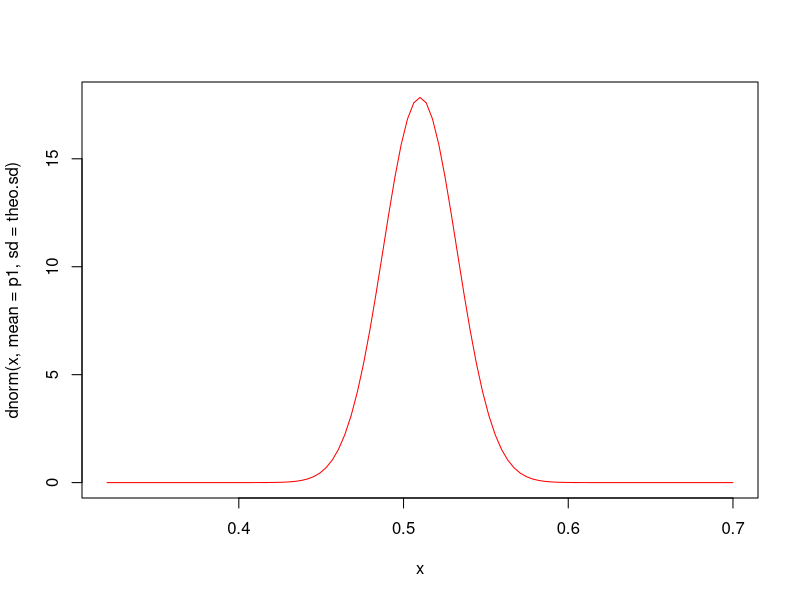
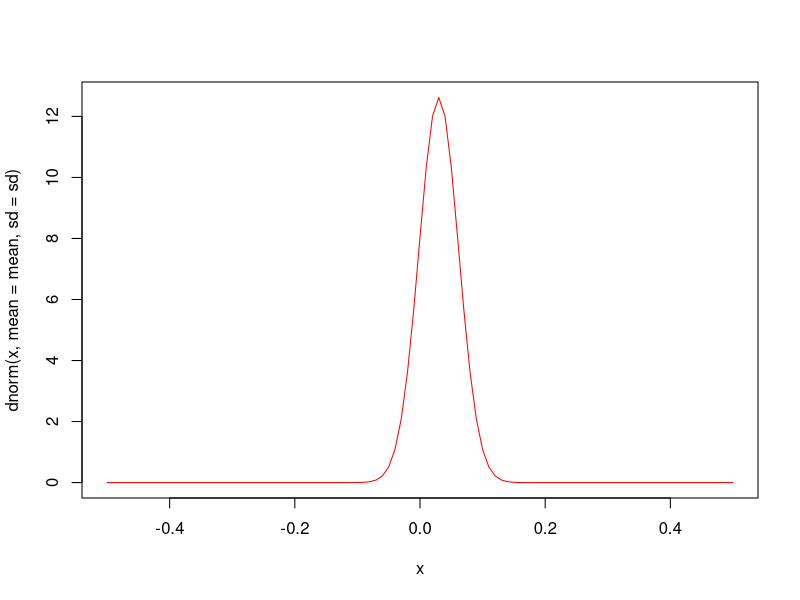
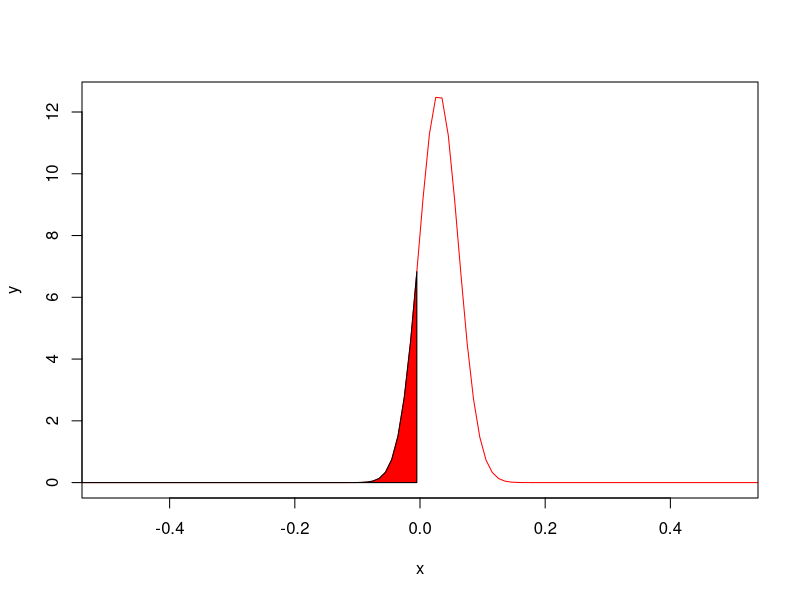
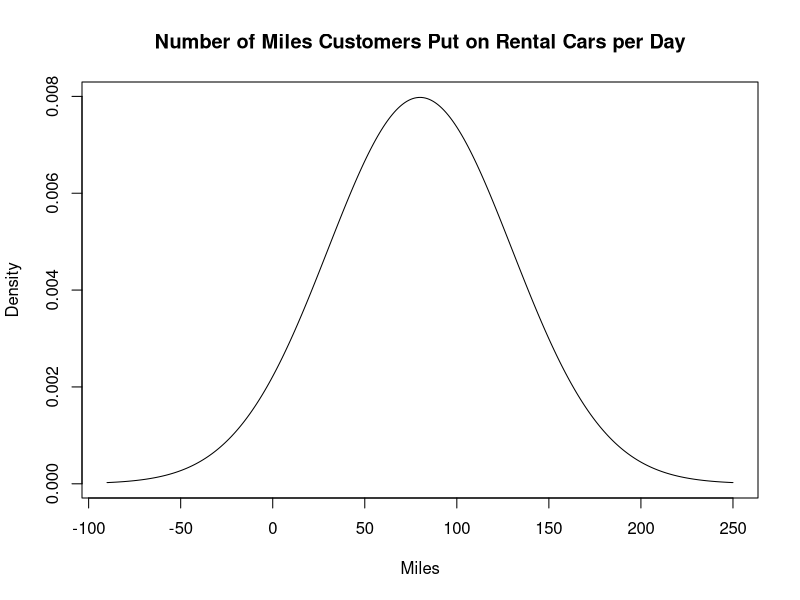
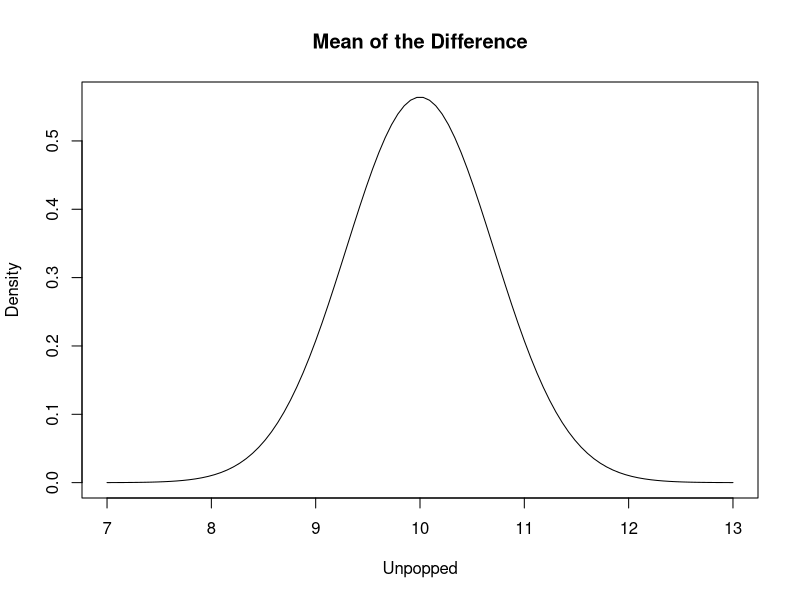
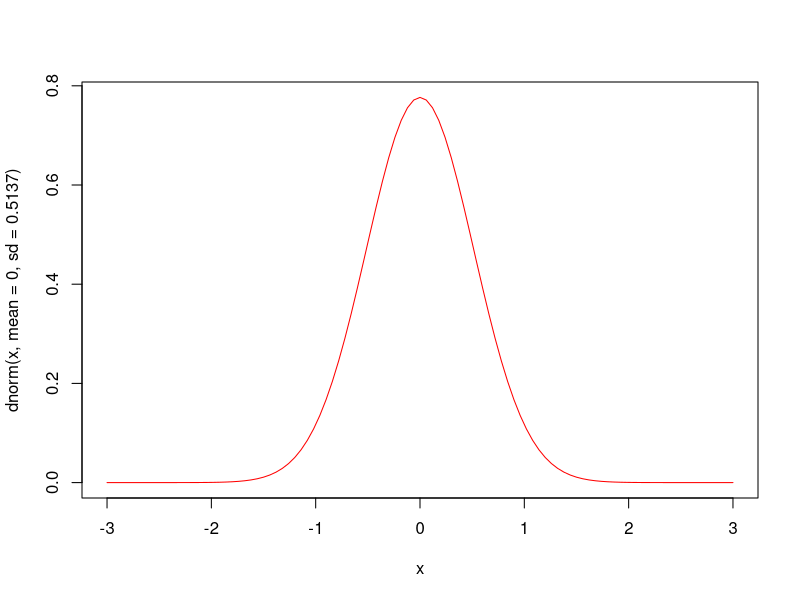
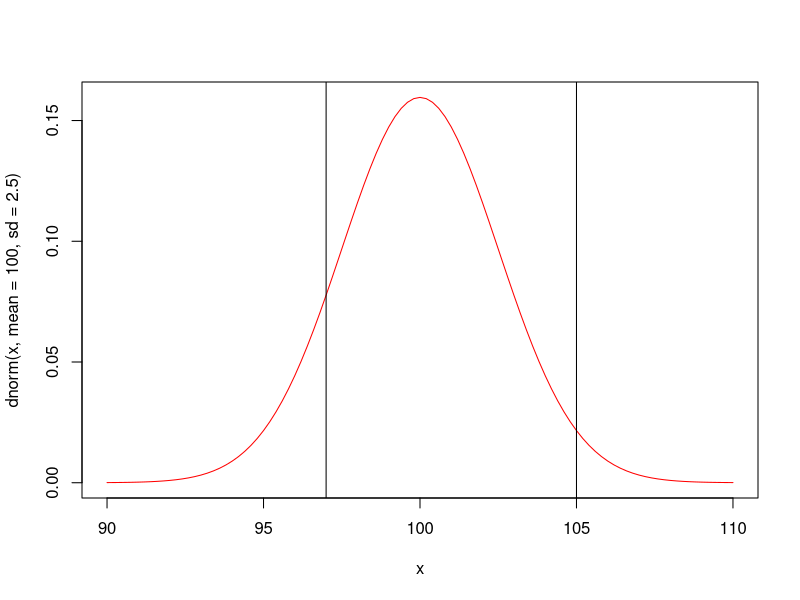
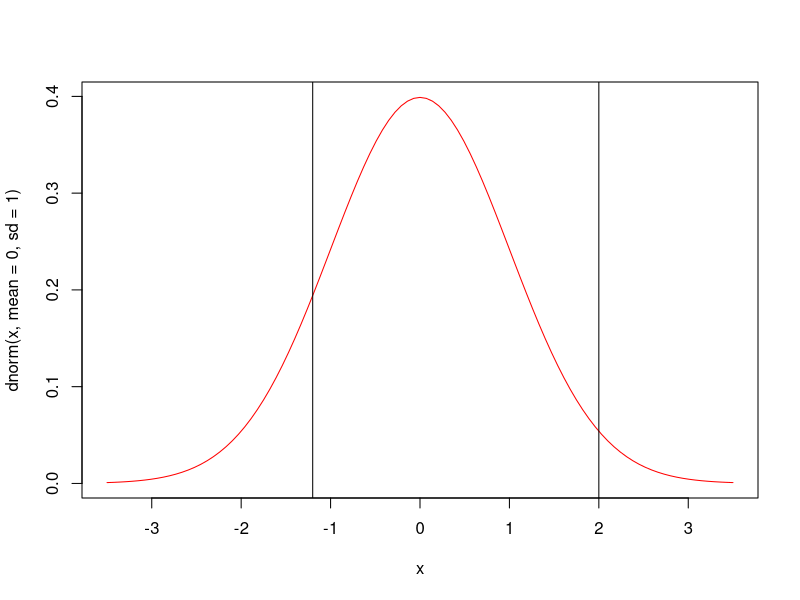

R code for these plots, in order:
## ---- chunk 1
pnorm(0.07, mean = 0.05, sd = 0.0109, lower.tail = F)
## ---- chunk 2
p1 <- 0.51
n <- 500
theo.sd <- sqrt(p1*(1 - p1)/n);theo.sd
curve(dnorm(x, mean = p1, sd = theo.sd), col = 'red', lwd = 1, xlim = c(0.32, 0.7))
## ---- chunk 3
p2 <- 0.48
mean <- p1 - p2;mean
## ---- chunk 4
sd <- sqrt((p1*(1-p1)/n) + (p2*(1-p2)/n));sd
## ---- chunk 5
curve(dnorm(x, mean = mean, sd = sd), col = 'red', lwd = 1, from = -0.5, to =0.5)
## ---- chunk 6
x =  seq(-1, 1, length.out = 200)
y = dnorm(x, mean = mean, sd = sd)
plot(x = x, y = y, col = 'red', type = 'l', xlim = c(-0.5, 0.5))
region.x = x[x<=0]
region.y = y[x<=0]
	
region.x2 = c(head(region.x,1), region.x, tail(region.x,1))
region.y2 = c(0, region.y, 0)
	
polygon(region.x2, region.y2, col = "red")
## ---- chunk 7
pnorm(0, mean, sd)
## ---- chunk 8
Miles <- c(-90:250)
Density <- dnorm(Miles, mean = 80, sd = 50)
plot(x = Miles, y = Density, type = "l", main = 'Number of Miles Customers Put on Rental Cars per Day')
## ---- chunk 9
Unpopped <- seq(7, 13, length.out = 100)
Density <- dnorm(Unpopped, mean = 10, sd = 0.7071)
plot(x = Unpopped, y = Density, type = "l", main = 'Mean of the Difference')
## ---- chunk 10
curve(dnorm(x, mean = 0, sd = 0.5137), col = 'red', lwd = 1, from = -3, to =3)
## ---- chunk 11
curve(dnorm(x, mean = 100, sd = 2.5), col = 'red', lwd = 1, from = 90, to =110)
abline(v = 105)
abline(v = 97)
## ---- chunk 12
curve(dnorm(x, mean = 0, sd = 1), col = 'red', lwd = 1, from = -3.5, to =3.5)#標準化後的標準差 = 1
abline(v = -1.2)
abline(v = 2)
## ---- chunk 13
#Each of Sampling
bino.x = function(n, p){
  samp = sample(x = c(0,1), n, replace = T, prob = c(1-p, p))
  x = sum(samp)
  phat = x/n
  return(phat)
}

#Sample Many Times
simu.phat = c()
for (i in 1:1000){#進行1000次模擬
  x = bino.x(n = 2400, p = 0.4)#每次模擬抽2400人
  simu.phat[i] = x
}

#Draw
hist(simu.phat, probability = T, breaks = 20,
     main = 'Possible Sample Proportions Favoring a Candidate',
     xlab = ('Sample Proportion'),
     col = 'gold3', border = 'white')

#Calculating simulated and theoretical values
n = 2400
p = 0.4
simu.mean = mean(simu.phat);simu.mean
simu.sd = sd(simu.phat);simu.sd
theo.mean = p;theo.mean
theo.sd = sqrt(p*(1-p)/n);theo.sd

#Overlapping with a curve(curve用法很特別)
curve(dnorm(x, mean = theo.mean, sd = theo.sd), add = T, col = 'red', lwd = 1)

#Caculating Z-score
simu.z = (simu.phat - theo.mean)/theo.sd
head(simu.z)
hist(simu.z, probability = T, breaks = 20,
     main = 'Possible Sample Proportions Favoring a Candidate(Standardized)',
     xlab = 'Sample Proportion(Standardized)',
     col = 'azure3', border = 'white')
## ---- chunk 14
#Sample Many Times
simu.phat1 = c()
simu.phat2 = c()
for (i in 1:1000){#進行1000次模擬
  x = bino.x(n = 1017, p = 0.37)#每次模擬抽1017女
  simu.phat1[i] = x
}
for (i in 1:1000){#進行1000次模擬
  x = bino.x(n = 885, p = 0.27)#每次模擬抽885男
  simu.phat2[i] = x
}

simu.phat = simu.phat1 - simu.phat2

#Draw
hist(simu.phat, probability = T, breaks = 20,
     main = 'Difference in the Death Penaly of Men & Women',
     xlab = ('Difference in Sample Proportions'),
     col = 'gold3', border = 'white')

#Calculating simulated and theoretical values
n1 = 1017
n2 = 885
p1 = 0.37
p2 = 0.27
simu.mean = mean(simu.phat);simu.mean
simu.sd = sd(simu.phat);simu.sd
theo.mean = p1 - p2;theo.mean
theo.sd = sqrt(p1*(1-p1)/n1 + p2*(1-p2)/n2);theo.sd

#Overlapping with a curve(curve用法很特別)
curve(dnorm(x, mean = theo.mean, sd = theo.sd), add = T, col = 'red', lwd = 1)

#Caculating Z-score
simu.z = (simu.phat - theo.mean)/theo.sd
head(simu.z)
hist(simu.z, probability = T, breaks = 20,
     main = 'Difference in the Death Penaly of Men & Women(Standardized)',
     xlab = 'Difference in Sample Proportions(Standardized)',
     col = 'azure3', border = 'white')
## ---- chunk 15
#Sample one time
#Generate random variables(samp：observations，xbar：mean of samples)
norm.x = function(mu, sigma, n){
  samp = rnorm(n, mean = mu, sd = sigma)
  xbar = mean(samp)
}

#Sample many times
simu.xbar = c()
for (i in 1:1000){#進行1000次模擬
  x = norm.x(mu = 8, sigma = 5, n = 25)
  simu.xbar[i] = x
}

#Draw
hist(simu.xbar, probability = T, breaks = 20,
     main = 'Hypothetical Mean Weight Loss',
     xlab = ('Sample Means'),
     col = 'gold3', border = 'white')

#Calculating simulated and theoretical values
mu = 8
n = 25
sigma = 5 
simu.mean = mean(simu.xbar);simu.mean
simu.sd = sd(simu.xbar);simu.sd
theo.mean = mu;theo.mean
theo.sd = sigma/sqrt(n);theo.sd

#Overlapping with a curve(curve用法很特別)
curve(dnorm(x, mean = theo.mean, sd = theo.sd), add = T, col = 'red', lwd = 1)

#Caculating Z-score
simu.z = (simu.xbar - theo.mean)/theo.sd
head(simu.z)
hist(simu.z, probability = T, breaks = 20,
     main = 'Hypothetical Mean Weight Loss(Standardized)',
     xlab = 'Sample Means(Standardized)',
     col = 'azure3', border = 'white')
## ---- chunk 16
#Sample many times
simu.dbar = c()
for (i in 1:1000){#進行1000次模擬
  x = norm.x(mu = 0, sigma = 7, n = 60)
  simu.dbar[i] = x
}

#Draw
hist(simu.dbar, probability = T, breaks = 20,
     main = 'Suppose That There Is No "Freshman15"',
     xlab = ('Possible Values of dbar'),
     col = 'gold3', border = 'white')

#Calculating simulated and theoretical values
mu = 0
n = 60
sigma = 7 
simu.mean = mean(simu.dbar);simu.mean
simu.sd = sd(simu.dbar);simu.sd
theo.mean = mu;theo.mean
theo.sd = sigma/sqrt(n);theo.sd

#Overlapping with a curve(curve用法很特別)
curve(dnorm(x, mean = theo.mean, sd = theo.sd), add = T, col = 'red', lwd = 1)

#Caculating Z-score
simu.z = (simu.dbar - theo.mean)/theo.sd
head(simu.z)
hist(simu.z, probability = T, breaks = 20,
     main = 'Suppose That There Is No "Freshman15"(Standardized)',
     xlab = 'Possible Values of dbar(Standardized)',
     col = 'azure3', border = 'white')
## ---- chunk 17
#Sample many times
simu.xbar1 = c()
simu.xbar2 = c()
for (i in 1:1000){#進行1000次模擬
  x = norm.x(mu = 88, sigma = 15, n = 87)#每次模擬抽87男
  simu.xbar1[i] = x
}

for (i in 1:1000){#進行1000次模擬
  x = norm.x(mu = 88, sigma = 15, n = 102)#每次模擬抽102女
  simu.xbar2[i] = x
}

simu.xbar = simu.xbar1 - simu.xbar2

#Draw
hist(simu.xbar, probability = T, breaks = 20,
     main = 'Who Are the Speed Demons?',
     xlab = ('Difference in Sample Means'),
     col = 'gold3', border = 'white')

#Calculating simulated and theoretical values
mu1 = 88#題目沒有給
mu2 = 88#題目沒有給
sigma1 = 15
sigma2 = 15
n1 = 87
n2 = 102
simu.mean = mean(simu.xbar);simu.mean
simu.sd = sd(simu.xbar);simu.sd
theo.mean = mu1 - mu2;theo.mean
theo.sd = sqrt(sigma1^2/n1 + sigma2^2/n2);theo.sd

#Overlapping with a curve(curve用法很特別)
curve(dnorm(x, mean = theo.mean, sd = theo.sd), add = T, col = 'red', lwd = 1)

#Caculating Z-score
simu.z = (simu.xbar - theo.mean)/theo.sd
head(simu.z)
hist(simu.z, probability = T, breaks = 20,
     main = 'Who Are the Speed Demons?(Standardized)',
     xlab = 'Difference in Sample Means(Standardized)',
     col = 'azure3', border = 'white')
